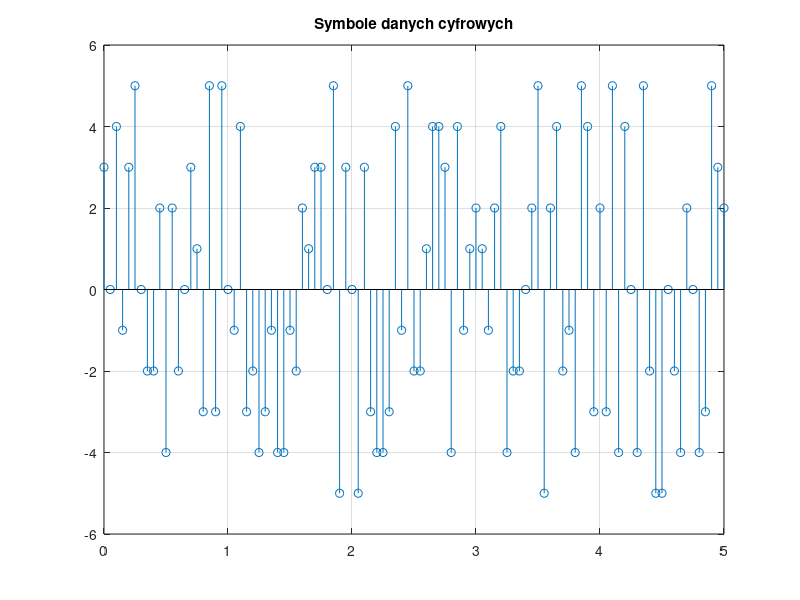

The MATLAB source for this figure: (Note: this script raises an error after producing the figure.)
clear; close all;
% LAB 1 - Generacja sygnałów cyfrowych cz.1

%% PRZYKŁADOWE DANE (ZMIEŃ NA WŁAŚCIWE)
Rs=20;           %Częstotliwość generowania symboli
K=5;             %zakres liczb
N=10000;         %długość wektora
N_fft=4096;      %rozmiar FFT do wyznaczania widmowej gęstości mocy



%% 
signal=randi(2*K+1,1,N)-(K+1); % Generacja wektora liczb/symboli


%% a)

t=(0:N-1)/Rs;

%% b)	

figure(1)
stem(t,signal);
axis([0 100/Rs min(signal)-1 max(signal)+1]); % funkcja określająca zakresy wyświetlania
grid
title('Symbole danych cyfrowych')

%% c)	

[S_sig, Freq] = pwelch(signal, N_fft, N_fft/2,  N_fft, Rs);
S_sigdB=10*log10(S_sig);
figure(2)
plot(Freq,S_sigdB) 
axis([Freq(1) Freq(end) min(S_sigdB) max(S_sigdB)+1]);
grid;
title('Widmowa gęstość mocy w skali decybelowej')


%%%%%%%%%%%%%%%%%%%%%%%%%%%%%
%
% UZUPEŁNIĆ
%

figure(3)
plot(Freq,S_sig) 
axis([Freq(1) Freq(end) min(S_sig) max(S_sig)]);
grid;
title('Widmowa gęstość mocy w skali liniowej')
%%%%%%%%%%%%%%%%%%%%%%%%%%%%%%

%% d)	
%%%%%%%%%%%%%%%%%%%%%%%%%%%%%
%
% UZUPEŁNIĆ
%
moc_czas=mean(signal.^2)
moc_widmo=sum(S_sig)*Rs/N_fft
%%%%%%%%%%%%%%%%%%%%%%%%%%%%%%



%% e)
%%%%%%%%%%%%%%%%%%%%%%%%%%%%%
%
% UZUPEŁNIĆ
%
N=1000000;
signal1=randi(2*K+1,1,N)-(K+1);
[S_sig1, Freq]= pwelch(signal1,N_fft,N_fft/2, N_fft, Rs);
figure(4)
plot(Freq,S_sig,Freq, S_sig1) 
axis([Freq(1) Freq(end) min(S_sig) max(S_sig)]);
grid;
title('wykres sygnału cyfrowego w dziedzinie czasu')

moc_czas=mean(signal.^2)
moc_widmo=sum(S_sig)*Rs/N_fft
%%%%%%%%%%%%%%%%%%%%%%%%%%%%%%



